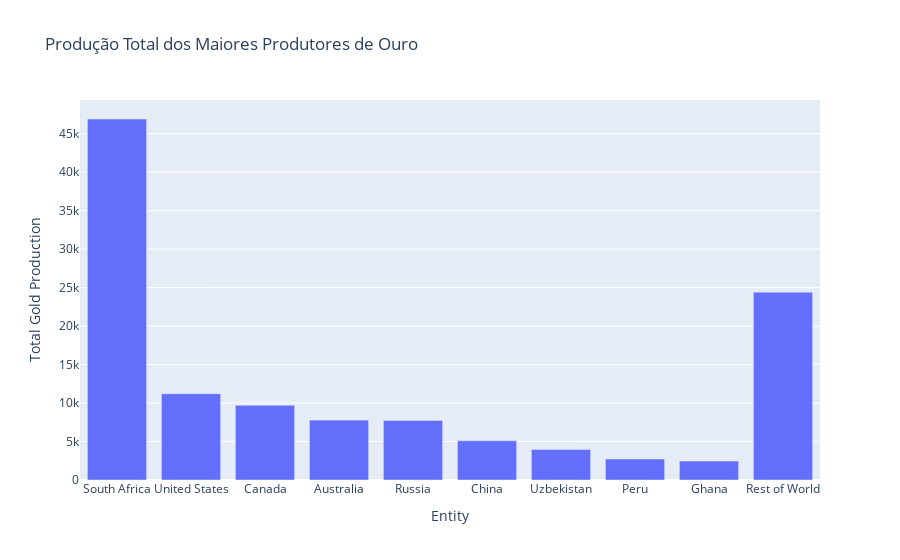

Notebook cell for this chart:
### Code cell
# Bar Chart
bar_fig = px.bar(df, x='Entity', y='Total Gold Production', title='Produção Total dos Maiores Produtores de Ouro')
bar_fig

### Figure 1 — Plotly figure (JSON) as saved in the notebook; plotly's stock layout.template omitted (floating-point values rounded to 4 significant figures)
{"data": [{"alignmentgroup": "True", "hovertemplate": "Entity=%{x}<br>Total Gold Production=%{y}<extra></extra>", "legendgroup": "", "marker": {"color": "#636efa", "pattern": {"shape": ""}}, "name": "", "offsetgroup": "", "orientation": "v", "showlegend": false, "textposition": "auto", "type": "bar", "x": ["South Africa", "United States", "Canada", "Australia", "Russia", "China", "Uzbekistan", "Peru", "Ghana", "Rest of World"], "xaxis": "x", "y": [46913, 11213, 9714, 7781, 7747, 5102, 3969, 2737, 2463, 24409], "yaxis": "y"}], "layout": {"barmode": "relative", "legend": {"tracegroupgap": 0}, "title": {"text": "Produção Total dos Maiores Produtores de Ouro"}, "xaxis": {"anchor": "y", "domain": [0, 1], "title": {"text": "Entity"}}, "yaxis": {"anchor": "x", "domain": [0, 1], "title": {"text": "Total Gold Production"}}}}
